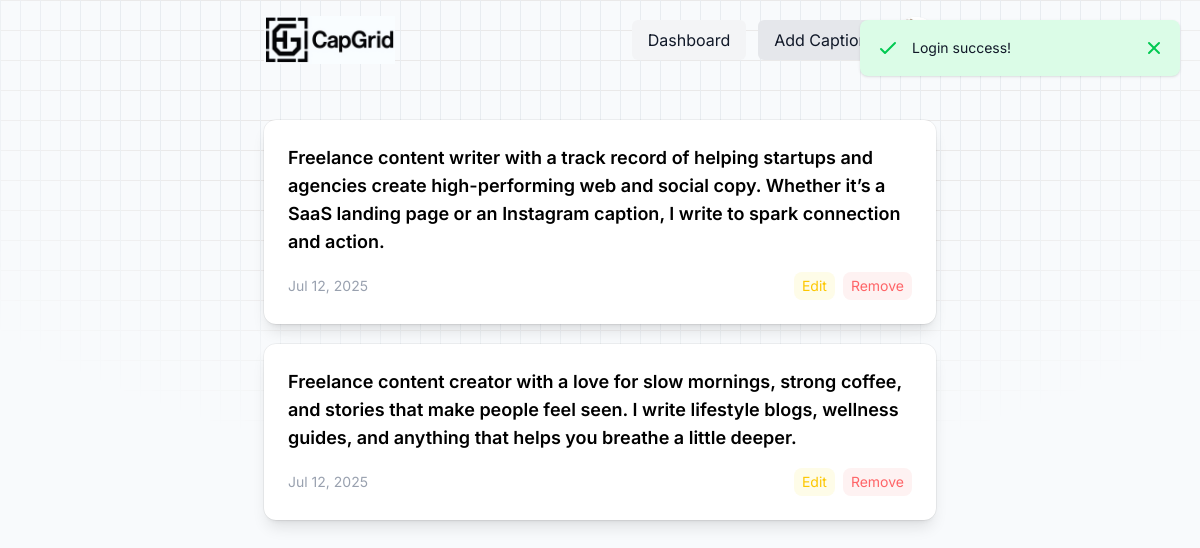
/dashboard.php (signed in), run on the app's committed database.
### tables this page shows
CREATE TABLE `captions` (
  `id` int(11) NOT NULL,
  `cap_content` text NOT NULL,
  `author` varchar(255) NOT NULL,
  `created_at` datetime DEFAULT current_timestamp(),
  `updated_at` datetime DEFAULT current_timestamp() ON UPDATE current_timestamp()
);

### dashboard.php (the view, shortened to what this page needs)
<?php
    include_once('config/config.inc.php');
    $captionObj = new Captions();
?>
<!DOCTYPE html>
<html lang="en">
<head>
    <?php include('includes/style.inc.php'); ?>
</head>
<body>
    <?php include_once('includes/header.inc.php'); ?>
    <main class="d-flex align-items-center py-5">
        <div class="container py-5">
            <div class="space-y-5">
            	<?php
            		$captions = $captionObj->getLoggedUserCaptions();
                    if (!empty($captions)) {
            		foreach ($captions as $caption) {
            	?>
                <div class="rounded-xl bg-white p-6 shadow-lg outline outline-black/5 dark:bg-slate-800 dark:shadow-none dark:-outline-offset-1 dark:outline-white/10">
                    <p class="text-base md:text-lg font-semibold text-dark mb-4">
                    	<?= $caption['cap_content'] ?>
                    </p>
                    <div class="text-sm text-gray-400 flex items-center justify-between">
                        <?= date('M d, Y', strtotime($caption['created_at'])) ?>
                        <div class="inline-flex items-center gap-2">
                            <a href="caption.php?id=<?php echo $caption['id']; ?>&method=edit" class="py-1 px-2 rounded-lg text-yellow-400 bg-yellow-50 hover:bg-yellow-100">Edit</a>
                            <a href="dashboard.php?delete=<?php echo $caption['id']; ?>" class="py-1 px-2 rounded-lg text-red-400 bg-red-50 hover:bg-red-100">Remove</a>
                        </div>
                    </div>
                </div>
                <?php } } else { ?>
                <div class="text-center p-5 bg-slate-50 min-h-[300px] rounded-lg md:text-lg flex items-center justify-center">
                    No captions found. Start creating your first one!
                </div>
                <?php }  ?>
            </div>
        </div>
    </main>
</body>
</html>

### includes/style.inc.php (style rules this page uses)
body { font-family: 'Inter', sans-serif; }
.container { @apply mx-auto max-w-2xl w-full }
a, button { @apply transition-all duration-300 }

### data on the page
captions: cap_content "Freelance content writer with a track record of helping startups and agencies create high-performing web and social copy. Whether it’s a SaaS landing page or an Instagram caption, I write to spark connection and action.", created_at "Jul 12, 2025"
captions: cap_content "Freelance content creator with a love for slow mornings, strong coffee, and stories that make people feel seen. I write lifestyle blogs, wellness guides, and anything that helps you breathe a little deeper.", created_at "Jul 12, 2025"

### other printed values
$msg['text'] "Login success!"
